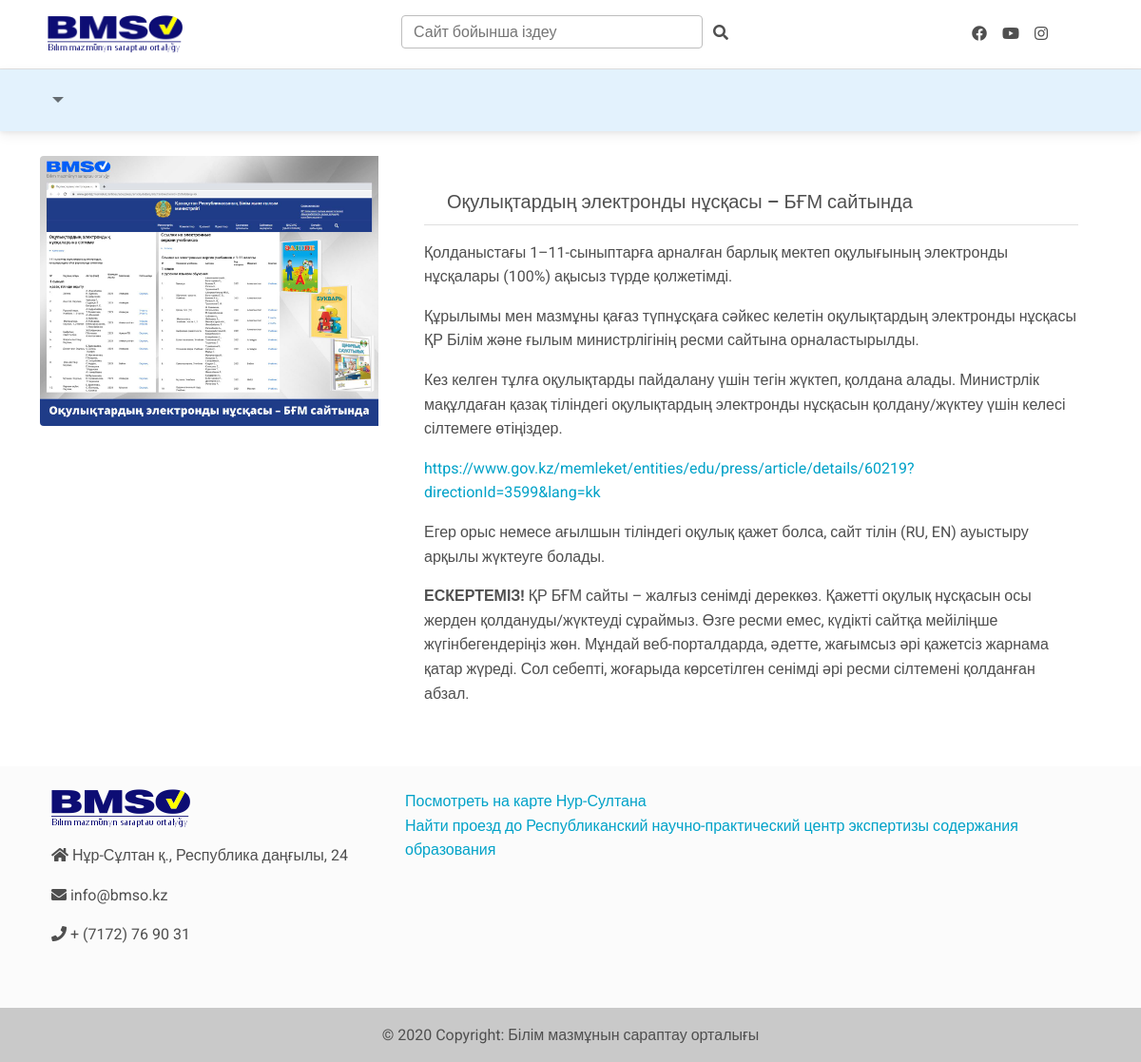
The app's page /b-zhanalyqtar/oqulytardy-elektrondy-nusqasy-bm-sajtynda with its own data.
### blog/models.py (models this page shows, shortened)
class Post(models.Model):
    title = models.CharField(_("Заголовок"), max_length=500)
    slug = models.SlugField("url", max_length=50, unique=True)
    text = RichTextUploadingField(_("Содержание"))
    created_date = models.DateTimeField("Дата создания", auto_now_add=True)
    edit_date = models.DateTimeField(
        "Дата редактирования",
        default=timezone.now,
        blank=True,
        null=True
    )
    published_date = models.DateTimeField(
        "Дата публикации",
        default=timezone.now,
        blank=True,
        null=True
    )
    image = models.ImageField("Главная фотография", upload_to="uploads/blog/%Y/%m/%d/", help_text='Размеры фото 636x420')
    category = models.ForeignKey(
        Category,
        verbose_name="Категория", on_delete=models.CASCADE
    )
    published = models.BooleanField("Опубликовать?", default=True)
    views = models.PositiveIntegerField("Просмотрено", default=0)
    class Meta:
        verbose_name = "Пост"
        verbose_name_plural = "Посты"
    class MPTTMeta:
        level_attr = 'mptt_level'
        order_insertion_by = ['title']

### blog/views.py (the view)
# urls.py: path('<slug:category_slug>/<slug:slug>', views.PostDetailView.as_view(), name='post_detail'),
class PostDetailView(View):
    def get(self, request, **kwargs):
        post = get_object_or_404(Post, slug=kwargs.get("slug"))
        fileitems = post.fileitems.all()
        photoitems = post.photoitems.all()
        context = {
            'post': post,
            'fileitems':fileitems,
            'photoitems':photoitems,
        }
        return render(request, 'blog/detail.html', context)

### menu/templatetags/menu_tags.py (called while the page is built)
def get_menu_item():
    return Menu.objects.filter(
            published=True
        )

@register.simple_tag(takes_context=True)
def show_menu(context, ):
    return get_menu_item()

### templates/blog/detail.html (shortened to what this page needs)
{% extends 'base.html' %}
{% load static blog thumbnail %}
{% block content %}
    <br>
    <div class="container">
        <div class="row">
    <div class="col-md-4">
      <img
        src="{{ post.image.url}}"
        alt="{{ post.title}}"
        class="img-fluid rounded-start"
      />
    </div>
    <div class="col-md-8">
      <div class="card-body">
           <h5 class="card-header">{{ post.title}}</h5>
        <p class="card-text">
            {{ post.text|safe}}
        </p>
      </div>
    </div>
</div>
    </div>
{% endblock %}

### static_origin/css/style.css (style rules this page uses)
a { color: #00A2C8; }

### records on screen
Post: image (picture), title "Оқулықтардың электронды нұсқасы – БҒМ сайтында", text "Қолданыстағы 1–11-сыныптарға арналған барлық мектеп оқулығының электронды нұсқалары (100%) ақысыз түрде қолжетімді. Құрылымы мен мазмұны қағаз түпнұсқаға сәйкес келетін оқулықтардың электронды нұсқасы ҚР Білім және ғылым министрлігінің ресми сайтына орналастырылды. Кез келген тұлға оқулықтарды пайдалану үшін тегін жүктеп, қолдана алады. Министрлік мақұлдаған қазақ тіліндегі оқулықтардың электронды нұсқасын қолдану/жүктеу үшін келесі сілтемеге өтіңіздер. https://www.gov.kz/memleket/entities/edu/press/article/details/60219?directionId=3599&lang=kk Егер орыс немесе ағылшын тіліндегі оқулық қажет болса, сайт тілін (RU, EN) ауыстыру арқылы жүктеуге болады. ЕСКЕРТЕМІЗ! ҚР БҒМ сайты – жалғыз…"
